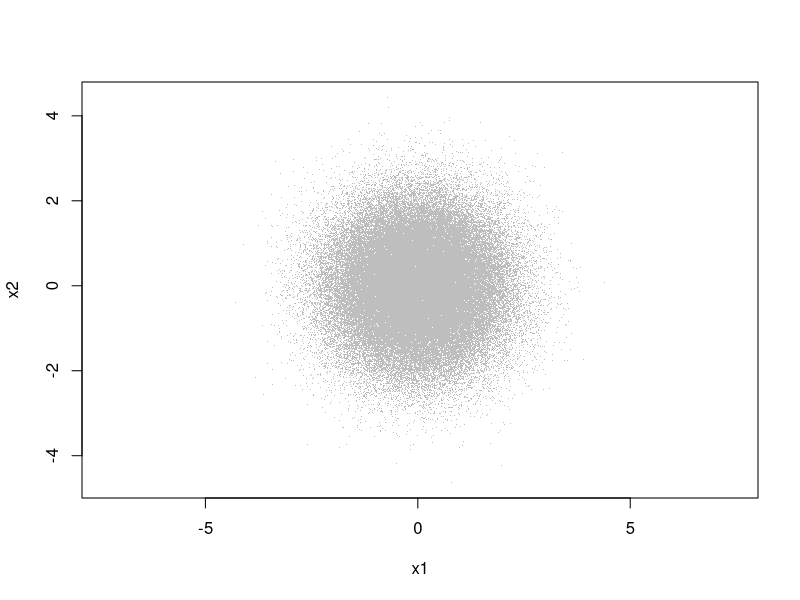
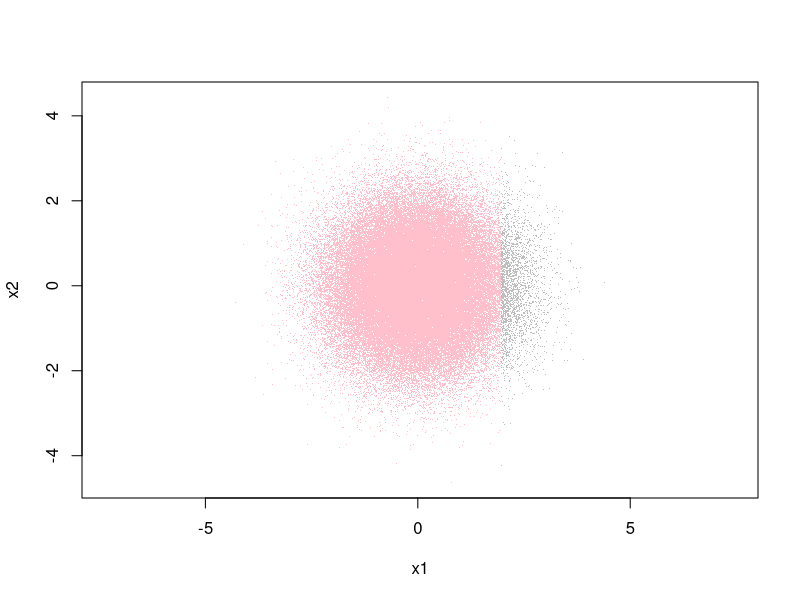
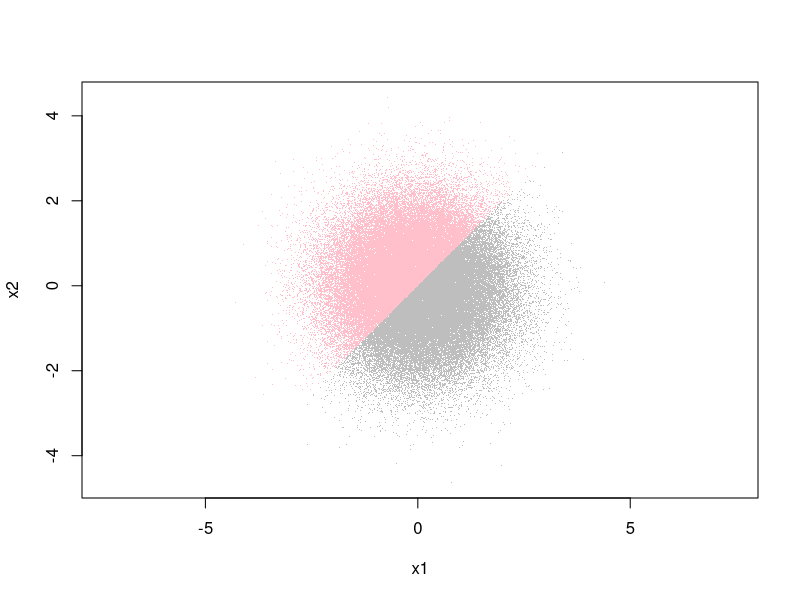
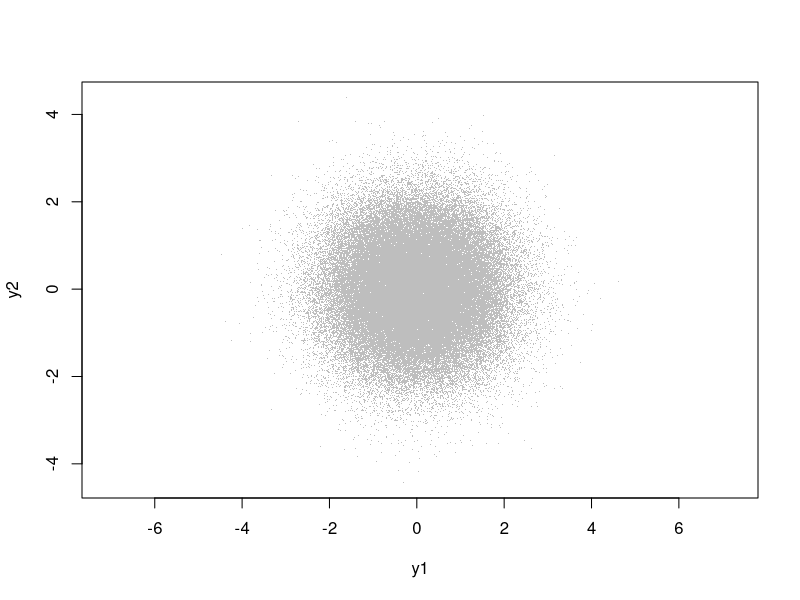

These charts were generated, in order, by the following R code:
m <- 1e5
x1 <- rnorm(m) #抽m个正态分布随机数
x2 <- rnorm(m)
summary(x1) #总结变量的信息
plot(x = x1, y = x2, pch = ".", col = "grey", asp = 1)
windows()
plot(x = x1, y = x2, pch = ".", col = ifelse(x1 <= 1.9600,"pink","grey"), asp = 1)
plot(x = x1, y = x2, pch = ".", col = ifelse(x1 <= x2,"pink","grey"), asp = 1)
y1 <- (x1 + x2)/2 * 2^0.5
y2 <- (x1 - x2)/2 * 2^0.5
plot(x = y1, y = y2, pch = ".", col = "grey", asp = 1)